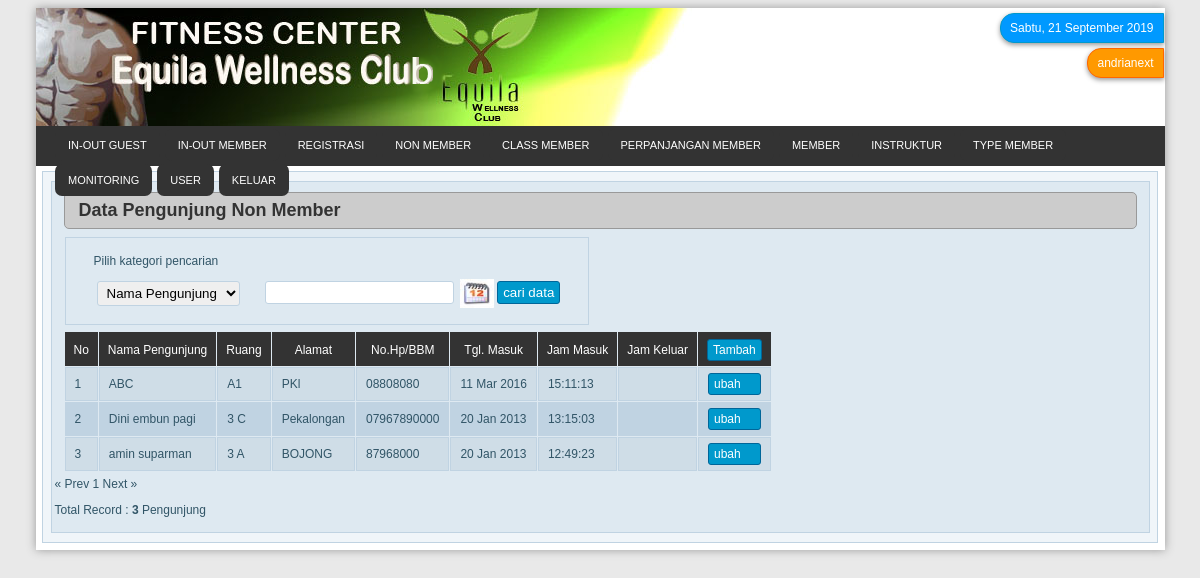
The page /admin/guest.php (signed in) on the database its author committed.
### tables this page shows
CREATE TABLE `guest` (
  `inc` int(30) NOT NULL auto_increment,
  `nama` varchar(30) NOT NULL,
  `room` varchar(20) NOT NULL,
  `alamat` varchar(50) NOT NULL,
  `telepon` varchar(20) NOT NULL,
  `tgl_masuk` date NOT NULL,
  `jam` time NOT NULL,
  PRIMARY KEY  (`inc`)
);

### admin/library/fungsi_standar.php (called while the page is built, shortened)
<?php
function tanggal(){
	$hari=$day=date(l);
	$tanggal=date(d);
	$bulan=$bl=$month=date(m);
	$tahun=date(Y);
	switch($hari)
	{
		case"Saturday":$hari="Sabtu"; break;
	}
	switch($bulan)
	{
		case"9":$bulan="September"; break;
	}
	$tglLengkap="$hari, $tanggal $bulan $tahun";
	return $tglLengkap;
}
?>

### admin/library/fungsi_indotgl.php (called while the page is built, shortened)
<?php
	function tgl_indo($tgl){
			$tanggal = substr($tgl,8,2);
			$bulan = getBulan(substr($tgl,5,2));
			$tahun = substr($tgl,0,4);
			return $tanggal.' '.$bulan.' '.$tahun;
	}
	function getBulan($bln){
				switch ($bln){
					case 1:
						return "Jan";
						break;
					case 3:
						return "Mar";
						break;
				}
			}
?>

### admin/guest.php (the view, shortened to what this page needs)
<?php
require_once "library/fungsi_standar.php";
require_once "library/fungsi_indotgl.php";
?>
<!DOCTYPE html PUBLIC "-//W3C//DTD XHTML 1.0 Transitional//EN" "http://www.w3.org/TR/xhtml1/DTD/xhtml1-transitional.dtd">
<html xmlns="http://www.w3.org/1999/xhtml">
<head>
<link rel="stylesheet" href="style/data.css" type="text/css">
<link rel="stylesheet" href="style/style_index.css" type="text/css"  />
<link rel="stylesheet" href="style/menu.css" type="text/css"  />
</head>
<body>
	<div id="page">
	<div class="header"><img src="style/aladin.png" />
	<div id="box">
	<div id="tgl"><?php echo tanggal();?></div>
	<div id="akun"><?php echo $_SESSION['nama']; ?></div>
   	</div>
  	</div>
  	<div id="menu-bg">
  	<div id="menu">
	<?php
	require_once "menu.php";
	?>
	</div>
  	</div>
	<div class="halaman">
  	<div class="tengah">
	<div class="batas_isi">
    	<div class="isi">
<div id="judulHalaman"><strong>Data Pengunjung Non Member</strong></div>
<table border="0" cellspacing="1" cellpadding="0">
  <tr>
    <td>
    <form id="form1" name="form1" method="post" action="guest_cari.php">
      <table cellspacing="1" cellpadding="0">
        <tr>
          <td id="noborder">Pilih kategori pencarian</td>
          <td id="noborder">&nbsp;</td>
        </tr>
        <tr>
          <td id="noborder"><label>
          <select name="pilih" id="input">
	      <option value='nama' >Nama Pengunjung</option>
          </select>
          </label></td>
          <td id="noborder">
            <input type="text" name="tcari" id="input" />
			<a href="javascript:void(0)" onClick="if(self.gfPop)gfPop.fPopCalendar(document.form.tcari);return false;" ><img src="style/calender/calender.jpeg" alt="" name="popcal" width="34" height="29" border="0" align="absmiddle" id="popcal" /></a>
            <input type="submit" name="bcari" id="tombol" value="cari data" />
          </td>
        </tr>
     	</table>
 </form>
 </td>
 <?php
	$warna1="#c0d3e2";
	$warna2="#cfdde7";
	$warna=$warna1;
 ?>
      <table cellpadding="0" cellspacing="1">
        <tr>
	 	  <td id="namaField">No</td>
          <td id="namaField">Nama Pengunjung</td>
          <td id="namaField">Ruang</td>
          <td id="namaField">Alamat</td>
	  	  <td id="namaField">No.Hp/BBM</td>
		  <td id="namaField">Tgl. Masuk</td>
		  <td id="namaField">Jam Masuk</td>
		  <td id="namaField">Jam Keluar</td>
          <td colspan="1" id="namaField">
		<?php echo "<a href=index.php?halaman=form_data&kode=guest_insert>"; ?>
		<div id="tombol">Tambah</div>
		<?php echo "</a>"; ?>
		</td>
    <?php
	$batas   = 30;
	$halaman = $_GET['halaman'];
	if(empty($halaman)){
	$posisi  = 0;
	$halaman = 1;
	}
	else{
	$posisi = ($halaman-1) * $batas;
	}
	$qp_sup=mysql_query("SELECT * FROM guest order by inc DESC LIMIT $posisi,$batas");
	$no=$posisi+1;
		while($row1=mysql_fetch_array($qp_sup)){
			if ($warna==$warna1){
				$warna=$warna2;
			}
			else{
				$warna=$warna1;
			}
		?>
		<?php
		$tgl_masuk= tgl_indo($row1['tgl_masuk']);
		?>
          <tr bgcolor=<?php echo $warna; ?>>
	   	  <td><?php echo "$no"; ?></td>
          <td><?php echo "$row1[nama]"; ?></td>
          <td><?php echo "$row1[room]"; ?></td>
          <td><?php echo "$row1[alamat]"; ?></td>
	  	  <td><?php echo "$row1[telepon]"; ?></td>
		  <td><?php echo "$tgl_masuk"; ?></td>
	  	  <td><?php echo "$row1[jam]"; ?></td>
		   <td></td>
          <td><?php echo "<a href=index.php?halaman=form_ubah_data&kode=guest_update&id=$row1[inc]>"; ?>
          <div id="tombol">ubah</div>
			<?php echo "</a>"; ?>
          </td>
	  </tr>
	<?php $no++; }
	echo"</table>";
	$tampil2 = mysql_query("SELECT * FROM guest");
		$jmldata = mysql_num_rows($tampil2);
		$jmlhal  = ceil($jmldata/$batas);
		echo "<div class=paging>";
		if($halaman > 1){
			$prev=$halaman-1;
			echo "<span class=prevnext><a href=$_SERVER[PHP_SELF]?halaman=$prev>« Prev</a></span> ";
		}
		else{
			echo "<span class=disabled>« Prev</span> ";
		}
		for($i=1;$i<=$jmlhal;$i++)
		if ($i != $halaman){
			echo " <a href=$_SERVER[PHP_SELF]?halaman=$i>$i</a> ";
		}
		else{
			echo " <span class=current>$i</span> ";
		}
		if($halaman < $jmlhal){
			$next=$halaman+1;
			echo "<span class=prevnext><a href=$_SERVER[PHP_SELF]?halaman=$next>Next »</a></span>";
		}
		else{
			echo "<span class=disabled>Next »</span>";
		}
		echo "</div>";
		echo "<p align=left>Total Record : <b>$jmldata</b> Pengunjung</p>";
		?>
      	</table>
	</div>
    </div>
    </div>
  </div>
 <div class="BatasBawah"></div>
</div>
</body>
</html>

### admin/style/data.css (style rules this page uses)
a { text-decoration:none; color:#09F; }
td { border:none; }

### admin/style/style_index.css (style rules this page uses)
body { color:#333; background-color:#e9e9e9; font-size:12px; font-family:Verdana, Geneva, sans-serif; }
#page { width:1129px; margin-left:auto; margin-right:auto; background-color:#FFF; box-shadow: 0px 0px 9px #999; }
#box { width:200px; float:right; }
#tgl { color:#FFF; padding:7px 9px; background-color:#09F; border:1px solid #09C; border-top-left-radius:14px; border-bottom-left-radius:14px; box-shadow:0px 2px 5px #999; margin-top:5px; margin-right:1px; float:right; }
#akun { color:#FFF; padding:7px 9px; background-color:#F90; border:1px solid #F60; border-top-left-radius:14px; border-bottom-left-radius:14px; box-shadow:0px 2px 5px #999; margin-top:5px; margin-right:1px; float:right; }
#menu-bg { background: #333; height: 40px; }
#menu { width: 1090px; margin: 0 auto; }
.header { width:1129px; background-color:#FFF; }
.halaman { idth:1129px; margin-left:auto; margin-right:auto; margin-top:0px; margin-bottom:0px; }
.halaman .tengah { width:1114px; margin-top:5px; margin-left:auto; margin-right:auto; border:1px solid #c0d3e2; background-color:#f0f5f9; }
.batas_isi { width:1097px; margin-top:9px; margin-bottom:9px; margin-left:auto; margin-right:auto; background-color:#dee9f1; border:1px solid #c0d3e2; }
.isi { padding:3px; }
.BatasBawah { width:1129px; height:7px; margin-left:auto; margin-right:auto; background-color:#FFF; }

### admin/style/menu.css (style rules this page uses)
#judulHalaman { color:#333; font-size:18px; background-color:#CCC; border:1px solid #999; padding:7px 14px; margin:7px 9px; border-radius:5px; }
#input { padding:3px 5px; margin:0px 3px; border:1px solid #c0d3e2; border-radius:3px; }
#tombol { color:#FFF; padding:3px 5px; background-color:#09C; border:1px solid #069; border-radius:3px; }
table { margin:5px 9px; }
td { padding:5px 9px; border:1px solid #c0d3e2; }
#namaField { color:#FFF; background-color:#333; text-align:center; padding-top:7px; border:none; }
body { color:#315567; background-color:#e9e9e9; font-size:12px; font-family:Verdana, Geneva, sans-serif; }
#noborder { border:none; }

### rows shown on the page
guest: nama "ABC", room "A1", alamat "PKl", telepon "08808080", tgl_masuk "11 Mar 2016", jam "15:11:13"
guest: nama "Dini embun pagi", room "3 C", alamat "Pekalongan", telepon "07967890000", tgl_masuk "20 Jan 2013", jam "13:15:03"
guest: nama "amin suparman", room "3 A", alamat "BOJONG", telepon "87968000", tgl_masuk "20 Jan 2013", jam "12:49:23"

### other values the page prints
tanggal() "Sabtu, 21 September 2019"
$_SESSION['nama'] "andrianext"
$jmldata "3"
